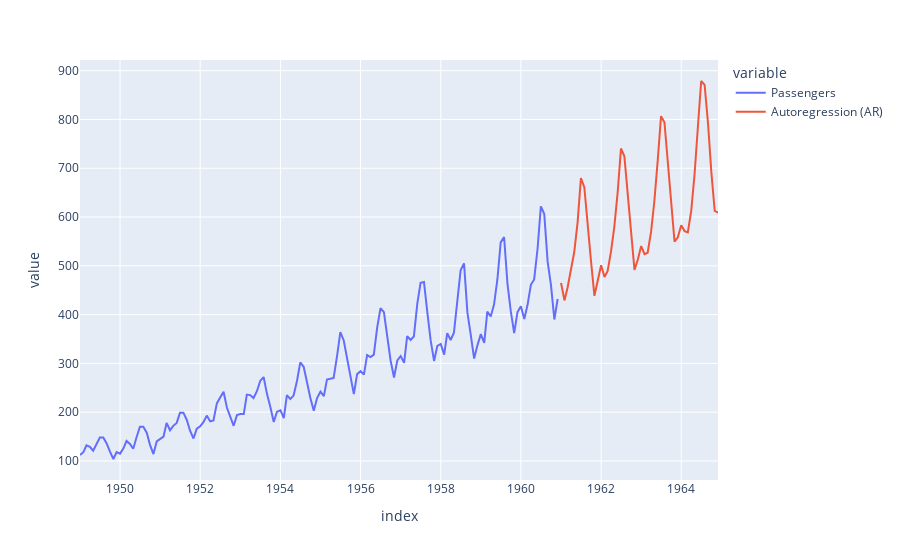

Notebook code for this chart:
### Markdown cell above
### Autoregression (AR)

### Code cell


### Figure 1 — Plotly figure (JSON) as saved in the notebook; plotly's stock layout.template omitted (floating-point values rounded to 4 significant figures; data arrays with more than 128 entries replaced by an {"elided": "..."} marker saying what was removed)
{"data": [{"hovertemplate": "variable=Passengers<br>index=%{x}<br>value=%{y}<extra></extra>", "legendgroup": "Passengers", "line": {"color": "#636efa", "dash": "solid"}, "marker": {"symbol": "circle"}, "mode": "lines", "name": "Passengers", "orientation": "v", "showlegend": true, "type": "scatter", "x": {"elided": "192 str values"}, "xaxis": "x", "y": {"elided": "192 int values"}, "yaxis": "y"}, {"hovertemplate": "variable=Autoregression (AR)<br>index=%{x}<br>value=%{y}<extra></extra>", "legendgroup": "Autoregression (AR)", "line": {"color": "#EF553B", "dash": "solid"}, "marker": {"symbol": "circle"}, "mode": "lines", "name": "Autoregression (AR)", "orientation": "v", "showlegend": true, "type": "scatter", "x": {"elided": "192 str values"}, "xaxis": "x", "y": {"elided": "192 float values"}, "yaxis": "y"}], "layout": {"autosize": true, "legend": {"title": {"text": "variable"}, "tracegroupgap": 0}, "margin": {"t": 60}, "xaxis": {"anchor": "y", "autorange": true, "domain": [0, 1], "range": ["1949-01-01", "1964-12-01"], "title": {"text": "index"}, "type": "date"}, "yaxis": {"anchor": "x", "autorange": true, "domain": [0, 1], "range": [60.95, 921.9], "title": {"text": "value"}, "type": "linear"}}}
